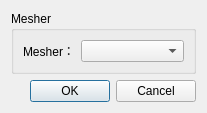
<?xml version="1.0" encoding="UTF-8"?>
<ui version="4.0">
 <class>MesherDialog</class>
 <widget class="QDialog" name="MesherDialog">
  <property name="geometry">
   <rect>
    <x>0</x>
    <y>0</y>
    <width>207</width>
    <height>101</height>
   </rect>
  </property>
  <property name="windowTitle">
   <string>MesherSelectDialog</string>
  </property>
  <layout class="QGridLayout" name="gridLayout_2">
   <item row="1" column="0">
    <widget class="QDialogButtonBox" name="buttonBox">
     <property name="orientation">
      <enum>Qt::Horizontal</enum>
     </property>
     <property name="standardButtons">
      <set>QDialogButtonBox::Cancel|QDialogButtonBox::Ok</set>
     </property>
    </widget>
   </item>
   <item row="0" column="0">
    <widget class="QGroupBox" name="groupBox">
     <property name="title">
      <string>Mesher</string>
     </property>
     <layout class="QGridLayout" name="gridLayout">
      <item row="0" column="0">
       <layout class="QFormLayout" name="formLayout">
        <item row="0" column="0">
         <widget class="QLabel" name="label">
          <property name="sizePolicy">
           <sizepolicy hsizetype="Fixed" vsizetype="Preferred">
            <horstretch>0</horstretch>
            <verstretch>0</verstretch>
           </sizepolicy>
          </property>
          <property name="text">
           <string>Mesher：</string>
          </property>
         </widget>
        </item>
        <item row="0" column="1">
         <widget class="QComboBox" name="mesherBox">
          <property name="sizePolicy">
           <sizepolicy hsizetype="Preferred" vsizetype="Fixed">
            <horstretch>0</horstretch>
            <verstretch>0</verstretch>
           </sizepolicy>
          </property>
         </widget>
        </item>
       </layout>
      </item>
     </layout>
    </widget>
   </item>
  </layout>
 </widget>
 <resources/>
 <connections>
  <connection>
   <sender>buttonBox</sender>
   <signal>accepted()</signal>
   <receiver>MesherDialog</receiver>
   <slot>accept()</slot>
   <hints>
    <hint type="sourcelabel">
     <x>248</x>
     <y>254</y>
    </hint>
    <hint type="destinationlabel">
     <x>157</x>
     <y>274</y>
    </hint>
   </hints>
  </connection>
  <connection>
   <sender>buttonBox</sender>
   <signal>rejected()</signal>
   <receiver>MesherDialog</receiver>
   <slot>reject()</slot>
   <hints>
    <hint type="sourcelabel">
     <x>316</x>
     <y>260</y>
    </hint>
    <hint type="destinationlabel">
     <x>286</x>
     <y>274</y>
    </hint>
   </hints>
  </connection>
 </connections>
</ui>
